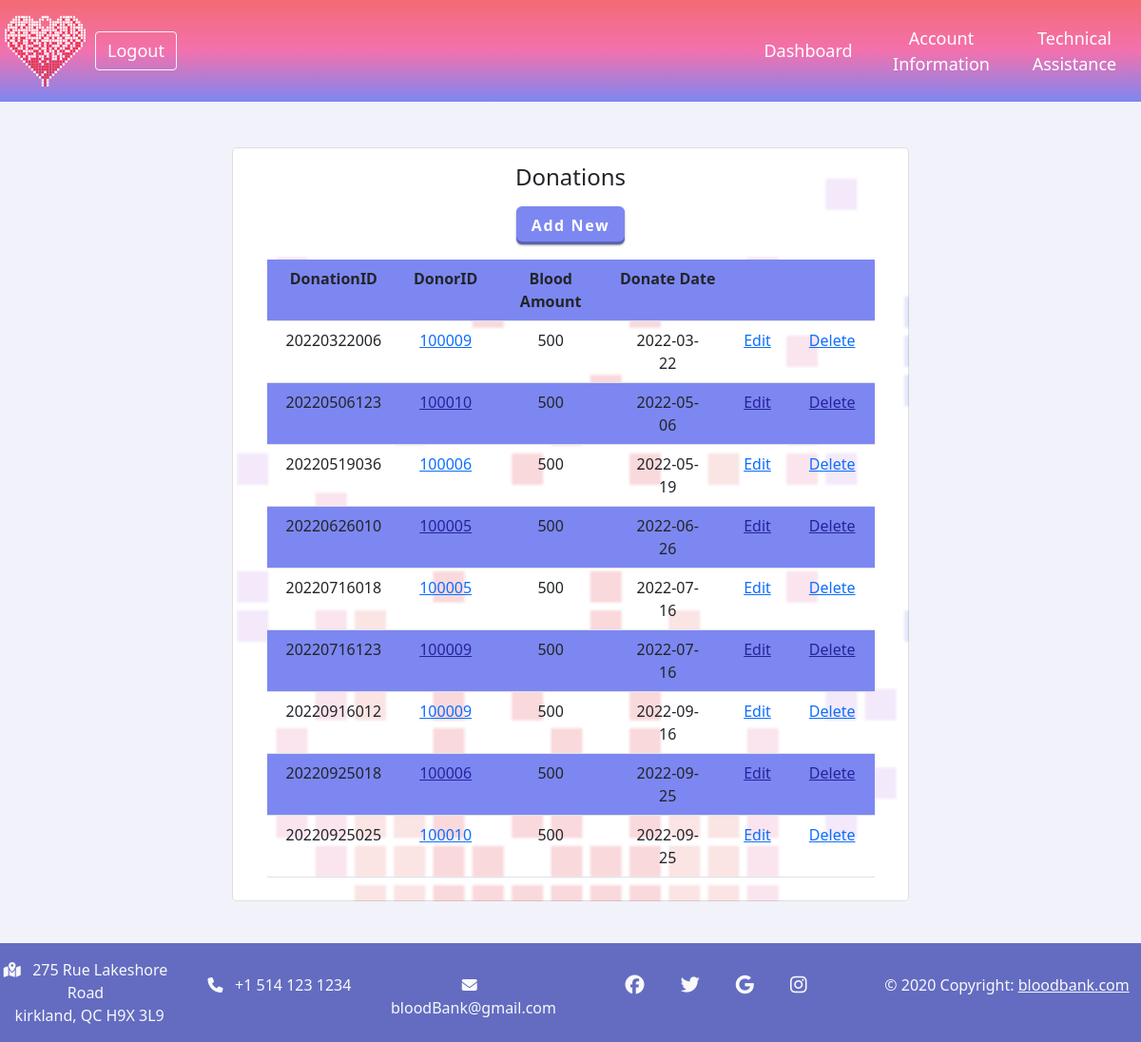
Screenshot of /admin/viewDonation.php (signed in) with the database file from the repository.
### tables this page shows
create table donations
(
    DonationID varchar(11) not null,
    DonorID int not null,
    BloodAmount int not null,
    DonateDate date not null,
    constraint pk_bloodStock primary key(DonationID)
);

### admin/viewDonation.php (the view, shortened to what this page needs)
<?php
require('../db.php');
?>
<section class="h-100 gradient-form">
    <div class=" py-5 h-100 mx-10">
        <div class="row d-flex justify-content-center align-items-center h-100 mx-5">
            <div class="col-md-10 col-lg-8 ">
                <div class="card rounded-3 text-black">
                    <div class="row  g-0">
                        <h4 class="my-3 text-center">Donations</h4>
                        <div class="text-center pb-3 ">
                            <button class="addBtn px-3 py-2" onclick="location.href = 'addDonation.php'"> Add New</button>
                        </div>
                        <table class="table table-responsive mx-auto mb-4 queryTable">
                            <tr>
                                <th>DonationID</th>
                                <th>DonorID</th>
                                <th>Blood Amount</th>
                                <th>Donate Date</th>
                                <th></th>
                                <th></th>
                            </tr>
                            <?php
                            $sel_query = "SELECT * FROM donations";
                            $result = mysqli_query($con, $sel_query);
                            while ($row = mysqli_fetch_assoc($result)) { ?>
                                <tr>
                                    <td><?php echo $row["DonationID"]; ?></td>
                                    <td>
                                       <a href="viewDonorByID.php?donorID=<?php echo $row["DonorID"]; ?>"><?php echo $row["DonorID"]; ?></a>
                                    </td>
                                    <td><?php echo $row["BloodAmount"]; ?></td>
                                    <td><?php echo $row["DonateDate"]; ?></td>
                                    <td>
                                        <a href="editDonation.php?DonationID=<?php echo $row["DonationID"]; ?>">Edit</a>
                                    </td>
                                    <td>
                                        <a href="deleteDonation.php?DonationID=<?php echo $row["DonationID"]; ?>">Delete</a>
                                    </td>
                                </tr>
                            <?php
                            }
                            ?>
                        </table>
                    </div>
                </div>
            </div>
        </div>
    </div>
</section>

### css/admin.css (style rules this page uses)
.bgHeader { background: linear-gradient(to bottom, #f36b74, #f371ae, #7d87f1); }
.card { background-image: url("../images/pixelHeartGradientLowAlpha.png"); background-size:150%; background-repeat: repeat-y; background-position-x: 57%; background-position-y: 5%; }
table.right { width: 35%; position:absolute; right: 0%; }
table.right td { width: 33.33%; text-align: center; padding: 5px; }
table.left { width: 15%; position:absolute; left: 0%; }
table.left td { width: 50%; text-align: left; padding: 5px; }
.bannerLink { color: white; text-decoration: none; }
body { background-color: #f2f3fa; margin: 0px; padding: 0px; padding-bottom: 100px; }
header a { font-size:large; }
input[type = submit],.addBtn { background-color:rgba(125, 135, 241, 1) ; border: 0; border-radius: 6px; box-shadow: rgba(45, 35, 66, .4) 0 1px 2px,rgba(45, 35, 66, .3) 0 2px 4px -3px,rgba(58, 65, 111, .5) 0 -3px 0 inset; color: white; font-weight:bolder; letter-spacing:0.1em; }
.queryTable { width: 90%; text-align: center; }
.queryTable tr:nth-child(odd) { background-color: rgba(125, 135, 241, 1); }
.queryTable tr:nth-child(odd) a { color:rgb(36, 36, 156); }
.queryTable td { padding-left:20px; padding-right:20px; }
.addBtn { align-items: center; }

### rows the page displays
donations: DonationID "20220322006", DonorID "100009", BloodAmount "500", DonateDate "2022-03-22"
donations: DonationID "20220506123", DonorID "100010", BloodAmount "500", DonateDate "2022-05-06"
donations: DonationID "20220519036", DonorID "100006", BloodAmount "500", DonateDate "2022-05-19"
donations: DonationID "20220626010", DonorID "100005", BloodAmount "500", DonateDate "2022-06-26"
donations: DonationID "20220716018", DonorID "100005", BloodAmount "500", DonateDate "2022-07-16"
donations: DonationID "20220716123", DonorID "100009", BloodAmount "500", DonateDate "2022-07-16"
donations: DonationID "20220916012", DonorID "100009", BloodAmount "500", DonateDate "2022-09-16"
donations: DonationID "20220925018", DonorID "100006", BloodAmount "500", DonateDate "2022-09-25"
donations: DonationID "20220925025", DonorID "100010", BloodAmount "500", DonateDate "2022-09-25"
